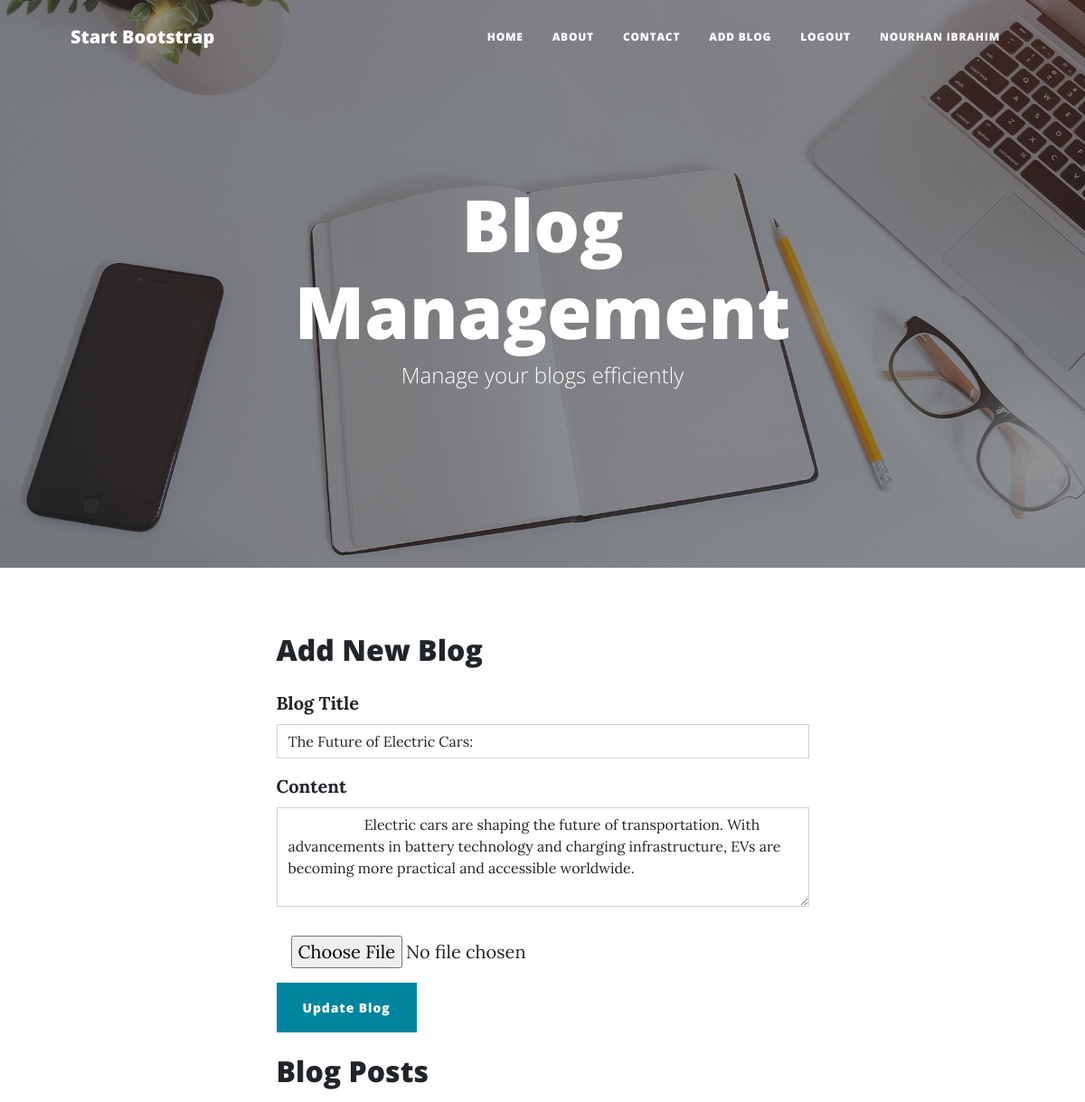
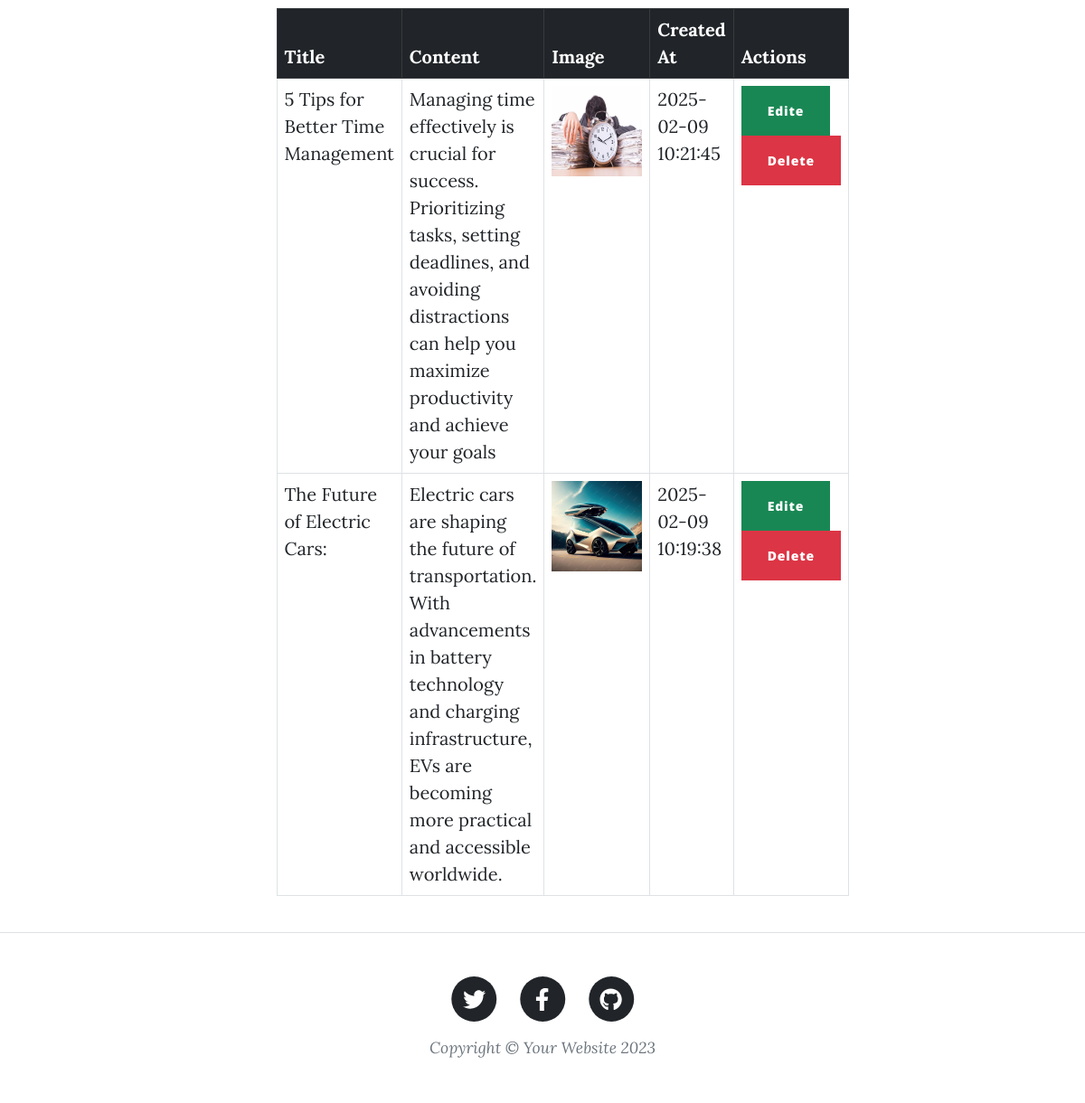
The page /index.php?page=add-blog&id=21 (signed in) on the database its author committed (2 pictures, top to bottom).
### tables this page shows
CREATE TABLE `posts` (
  `id` int(11) NOT NULL,
  `title` varchar(255) DEFAULT NULL,
  `content` text DEFAULT NULL,
  `image` text DEFAULT NULL,
  `created_at` timestamp NOT NULL DEFAULT current_timestamp() ON UPDATE current_timestamp(),
  `user_id` int(11) DEFAULT NULL
);

### view/blog/add-blog.php (the view, shortened to what this page needs)
<header class="masthead" style="background-image: url('assets/img/home-bg.jpg')">
    <div class="container position-relative px-4 px-lg-5">
        <div class="row gx-4 gx-lg-5 justify-content-center">
            <div class="col-md-10 col-lg-8 col-xl-7">
                <div class="site-heading">
                    <h1>Blog Management</h1>
                    <span class="subheading">Manage your blogs efficiently</span>
                </div>
            </div>
        </div>
    </div>
</header>
 <?php
 if(isset($_GET['id'])){
    $id= $_GET['id'];
    $user_id = $_SESSION['user_id'];
    $sql= "SELECT * FROM `posts` WHERE id=$id AND user_id=$user_id";
    $res= mysqli_query($conn, $sql);
    $blogUpdate= mysqli_fetch_assoc($res);
 }
 ?>
<div class="container px-4 px-lg-5 my-4">
    <div class="row gx-4 gx-lg-5 justify-content-center">
        <div class="col-md-10 col-lg-8 col-xl-7">
            <h2 class="my-4">Add New Blog</h2>
            <form action="./index.php?page=store-blog&id=<?= isset($blogUpdate['id']) ? $blogUpdate['id'] : ''?>" method="POST" enctype="multipart/form-data">
                <div class="mb-3">
                    <label for="blogTitle" class="form-label"><strong>Blog Title</strong></label>
                    <input type="text" class="form-control" id="blogTitle" name="title" value="<?= isset($blogUpdate['title']) ? $blogUpdate['title'] : ""?>" placeholder="Enter blog title">
                </div>
                <div class="mb-3">
                    <label for="blogContent" class="form-label"><strong>Content</strong></label>
                    <textarea class="form-control" id="blogContent" name="content" rows="4" placeholder="Enter blog content">
                    <?= isset($blogUpdate['content']) ? $blogUpdate['content'] : "" ?>
                    </textarea>
                </div>
                <div>
                    <input type="file" name="image" class="m-3">
                </div>
                <?php
                if (isset($_GET['id'])):
                ?>
                <button type="submit" class="btn btn-primary">Update Blog</button>
                <?php
                else:
                ?>
                <button type="submit" class="btn btn-primary">Add Blog</button>
                <?php
                endif;
                ?>
            </form>
            <h2 class="my-4">Blog Posts</h2>
            <table class="table table-bordered table-hover">
                <thead class="table-dark">
                    <tr>
                        <th style="width: 25%;">Title</th>
                        <th style="width: 25%;">Content</th>
                        <th style="width: 25%;">Image</th>
                        <th style="width: 40%;">Created At</th>
                        <th style="width: 40%;">Actions</th>
                    </tr>
                </thead>
                <tbody>
                    <?php
                    $user_id = $_SESSION['user_id'];
                    $sql = "SELECT * FROM `posts` WHERE user_id = $user_id ORDER BY created_at DESC";
                    $res = mysqli_query($conn, $sql);
                    while ($row = mysqli_fetch_assoc($res)){
                        echo "<tr>";
                        echo "<td>" . $row['title'] . "</td>";
                        echo "<td>" . $row['content'] . "</td>";
                        echo "<td> <img width='100' height='100' src='" . $row['image'] . "' /></td>";
                        echo "<td>" . $row['created_at'] . "</td>";
                        echo "<td>";
                         if ($row['user_id'] == $_SESSION['user_id']) {
                        echo "<a href='./index.php?page=add-blog&id=" . $row['id'] . "' class='btn btn-success''>Edite</a>";
                        echo "<a href='./index.php?page=delete-blog&id=" . $row['id'] . "' class='btn btn-danger'>Delete</a>";
                         }
                        echo "</td>";
                        echo "</tr>";
                    }
                    ?>
                </tbody>
            </table>
        </div>
    </div>
</div>

### rows shown on the page
posts: title "The Future of Electric Cars:", content "Electric cars are shaping the future of transportation. With advancements in battery technology and charging infrastructure, EVs are becoming more practical and accessible worldwide.", image (picture), created_at "2025-02-09 10:19:38"
posts: title "5 Tips for Better Time Management", content "Managing time effectively is crucial for success. Prioritizing tasks, setting deadlines, and avoiding distractions can help you maximize productivity and achieve your goals", image (picture), created_at "2025-02-09 10:21:45"

### other values the page prints
$_SESSION['username'] "NOURHAN IBRAHIM"
